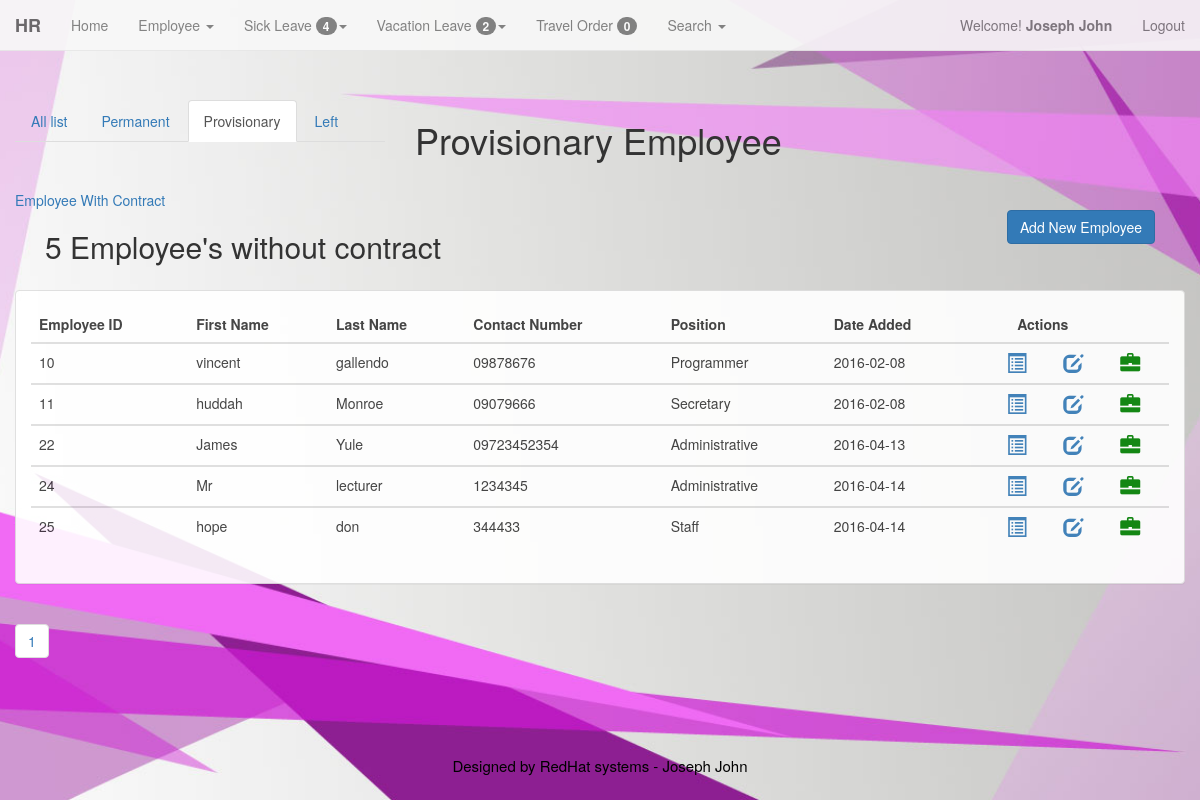
The app's page /admin/emp_provi_no_contract.php (signed in) with its own data.
### tables this page shows
CREATE TABLE IF NOT EXISTS `members` (
  `id` int(11) NOT NULL AUTO_INCREMENT,
  `username` varchar(200) NOT NULL,
  `password` varchar(200) NOT NULL,
  `FirstName` varchar(200) NOT NULL,
  `LastName` varchar(200) NOT NULL,
  `LEVEL` int(1) NOT NULL,
  PRIMARY KEY (`id`)
);

CREATE TABLE IF NOT EXISTS `employee` (
  `emp_id` int(100) NOT NULL AUTO_INCREMENT,
  `id_emp` varchar(128) NOT NULL,
  `emp_fname` varchar(128) NOT NULL,
  `emp_lname` varchar(128) NOT NULL,
  `emp_mname` varchar(128) NOT NULL,
  `emp_bday` varchar(128) NOT NULL,
  `emp_age` int(11) NOT NULL,
  `emp_gen` varchar(128) NOT NULL,
  `emp_add` varchar(128) NOT NULL,
  `emp_stat` varchar(128) NOT NULL,
  `emp_cont` varchar(11) NOT NULL,
  `sss` int(10) NOT NULL,
  `pagibig` int(12) NOT NULL,
  `philhealth` int(12) NOT NULL,
  `tin` varchar(13) NOT NULL,
  `email` varchar(128) NOT NULL,
  `emp_pos` varchar(128) NOT NULL,
  `id_pos` int(11) NOT NULL,
  `id_dept` int(11) NOT NULL,
  `addedby` varchar(128) NOT NULL,
  `emp_date` date NOT NULL,
  `stat` int(2) NOT NULL,
  PRIMARY KEY (`emp_id`)
);

### admin/emp_provi_no_contract.php (the view, shortened to what this page needs)
<?php
	include ('menu.php');
?>
<div class="container-fluid">
				<div class = "row" style ="margin-top:50px">
					<div class = "col-md-4">
						<ul class="nav nav-tabs">
							<li role="presentation"><a href="emp_list.php">All list</a></li>
							<li role="presentation"><a href="emp_perma.php">Permanent</a></li>
							<li role="presentation"  class="active"><a href="emp_provi.php">Provisionary</a></li>
							<li role="presentation"><a href="emp_left.php">Left</a></li>
						</ul>
					</div>
					<div class ="col-md-4">
						<h1>Provisionary Employee</h1>
					</div>
				</div>
			<br>
			<div class="row">
					<div class="col-md-4">
						<a href="emp_provi.php">Employee With Contract</a>
					</div>
			</div>
		<div class="col-md-12">
			<div class = "col-md-10">
					<?php
						if (isset($_GET["page"]))
											{
												$page = $_GET["page"];
											} else {
												$page=1;
											};
											$endlimit = 10;
											$start_from = ($page-1) * $endlimit;
						$welcome_view = "SELECT * FROM employee, ldays WHERE emp_id NOT IN (SELECT emp_id FROM contract WHERE contract.emp_id = employee.emp_id)
							AND employee.id_pos = ldays.id_pos
							AND ldays.id_pos = '2'
							AND employee.stat='1'";
						$welcome_viewed = mysql_query($welcome_view);
						$num_rows = mysql_num_rows($welcome_viewed);
								if($num_rows == 1){
								echo "<h2> $num_rows Employee without contract</h2>";}
								else
								echo "<h2> $num_rows Employee's without contract </h2>";
					?>
		</div>
		<div class="col-md-2">
			<p class="text-right"><a href = "add_emp.php"><button type="button" class="btn btn-primary" data-toggle="tooltip" data-placement="top" title="Add Employee">Add New Employee</button></a></p>
		</div>
	</div>
<div class="container-fluid" style="margin-top:80px;">
	<div class = "row">
		<div class="panel panel-default">
			<div class="panel-body">
				<div class="table-responsive">
					<?php
						$sql="SELECT * FROM employee, ldays WHERE emp_id NOT IN (SELECT emp_id FROM contract WHERE contract.emp_id = employee.emp_id)
							AND employee.id_pos = ldays.id_pos
							AND ldays.id_pos = '2'
							AND employee.stat='1' order by emp_date LIMIT $start_from, $endlimit";
						$qry=mysql_query($sql);
					?>
							<table class="table table-hover" id = "table">
									<thead>
										<tr>
											<th>Employee ID</th>
											<th>First Name</th>
											<th>Last Name</th>
											<th>Contact Number</th>
											<th>Position</th>
											<th>Date Added</th>
											<th colspan=3 style="text-align:center">Actions</th>
										</tr>
									</thead>
						<?php
						while($rec=mysql_fetch_array($qry))
						{
						?>
						<tr>
							<tbody>
									<td>
										<?php echo $rec['emp_id'] ?>
									</td>
									<td>
										<?php echo $rec['emp_fname'] ?>
									</td>
									<td>
										<?php echo $rec['emp_lname'] ?>
									</td>
									<td>
										<?php echo $rec['emp_cont'] ?>
									</td>
									<td>
										<?php echo $rec['emp_pos']?>
									</td>
									<td>
										<?php echo $rec['emp_date']?>
									</td>
									<td>
									<td>
										<a href='emp_profile.php?id=<?php echo $rec['emp_id']?>' data-toggle="tooltip" data-placement="top" title="Profile"><span class="glyphicon glyphicon-list-alt" style="font-size:20px"></span></a>
									</td>
									<td>
										<a href='edit_emp.php?id=<?php echo $rec['emp_id']?>' data-toggle="tooltip" data-placement="top" title="Edit Information"><span class="glyphicon glyphicon-edit" style="font-size:20px"></span></a>
									</td>
									<td>
										<a href ="cont_add.php?id=<?php echo $rec['emp_id'];?>" data-toggle="tooltip" data-placement="top" title="Add Contract"><span class="glyphicon glyphicon-briefcase" style="font-size:20px;color:green"></span></a>
									</td>
					<?php
						}
					?>
							</tbody>
						</tr>
					</table>
				</div>
			</div>
		</div>
	</div>
</div>
<?php
		$num_rows = mysql_num_rows($welcome_viewed);
		$total_pages = ceil($num_rows / $endlimit);
				for($i=1; $i<=$total_pages; $i++ )
					{
						 echo"<ul class='pagination '> <li>&nbsp<a href = 'emp_list.php?page=".$i."'>".$i."</a></li></ul>";
					}
?>
			</div>
	<?php include('footer.php'); ?>

### admin/menu.php (shortened to what this page needs)
<!DOCTYPE html>
<html lang="en">
  <head>
	<link href="../bootstrap/css/bootstrap.min.css" rel="stylesheet">
  </head>
<body>
<div class="container-fluid">
	<?php
		$id=$_SESSION['id'];
		$result=mysql_query("select * from members where id=$id")or die(mysql_error);
		$row=mysql_fetch_array($result);
		$FirstName=$row['FirstName'];
		$LastName=$row['LastName'];
	?>
					<?php
						$welcome_view = "SELECT * FROM leaves, approve_hr where leaves.hr_approve = approve_hr.hr_approve AND approve_hr.hr_approve = '1'";
						$welcome_viewed = mysql_query($welcome_view);
						$num_rows = mysql_num_rows($welcome_viewed);
					?>
					<?php
						$welcome_view = "SELECT * FROM vacation_log, approve_hr where vacation_log.hr_approve = approve_hr.hr_approve AND approve_hr.hr_approve = '1'";
						$welcome_viewed = mysql_query($welcome_view);
						$num_rows2 = mysql_num_rows($welcome_viewed);
					?>
					<?php
						$welcome_view = "SELECT * FROM travel_ordr where travel_ordr.acctant = '1'";
						$welcome_viewed = mysql_query($welcome_view);
						$num_rows1 = mysql_num_rows($welcome_viewed);
					?>
				<nav class="navbar navbar-default navbar-fixed-top" role="navigation">
				  <div class="container-fluid">
					<div class="navbar-header">
					  <strong><a class="navbar-brand" href="#">HR</a></strong>
					</div>
					<div class="collapse navbar-collapse" id="bs-example-navbar-collapse-1">
					<ul class="nav navbar-nav">
						<li><a href="admin.php?id=<?php echo $row['id'];?>">Home</a></li>
						<li class="dropdown">
							<a href="#" class="dropdown-toggle" data-toggle="dropdown"> Employee <span class="caret"></span></a>
						</li>
						<li class="dropdown">
							<a href="#" class="dropdown-toggle" data-toggle="dropdown"> Sick Leave <span class="badge"> <?php echo $num_rows ?></span><span class="caret"></span></a>
						</li>
						<li class="dropdown">
							<a href="#" class="dropdown-toggle" data-toggle="dropdown"> Vacation Leave <span class="badge"> <?php echo $num_rows2 ?></span><span class="caret"></span></a>
						</li>
						<li><a href="to_view.php?id=<?php echo $row['id'];?>">Travel Order <span class="badge"> <?php echo $num_rows1 ?></span></a></li>
						<li class="dropdown">
							<a href="#" class="dropdown-toggle" data-toggle="dropdown"> Search <span class="caret"></span></a>
						</li>
					</ul>
					<ul class="nav navbar-nav navbar-right">
						<p class="navbar-text">Welcome! <strong><?php echo " ".$FirstName."&nbsp".$LastName." "; ?></strong></p>
							<li><p class="navbar-text"><a href="logout.php" class="navbar-link" title="Log Out">Logout</a></p></li>
					</ul>
					</div>
				  </div>
				</nav>
	</div>
  </body>
</html>

### admin/menu.php (style rules this page uses)
body { margin-top: 50px; margin-bottom: 50px; background: url('../background2.jpg') no-repeat center center fixed; -webkit-background-size: cover; -moz-background-size: cover; -o-background-size: cover; background-size: cover; }
.navbar-default { opacity: .9; }
.panel-default { opacity: .9; }

### records on screen
members: FirstName "Joseph", LastName "John"
employee: emp_id "10", emp_fname "vincent", emp_lname "gallendo", emp_cont "09878676", emp_pos "Programmer", emp_date "2016-02-08"
employee: emp_id "11", emp_fname "huddah", emp_lname "Monroe", emp_cont "09079666", emp_pos "Secretary", emp_date "2016-02-08"
employee: emp_id "22", emp_fname "James", emp_lname "Yule", emp_cont "09723452354", emp_pos "Administrative", emp_date "2016-04-13"
employee: emp_id "24", emp_fname "Mr", emp_lname "lecturer", emp_cont "1234345", emp_pos "Administrative", emp_date "2016-04-14"
employee: emp_id "25", emp_fname "hope", emp_lname "don", emp_cont "344433", emp_pos "Staff", emp_date "2016-04-14"

### other values on screen
$num_rows "4"
$num_rows2 "2"
$num_rows1 "0"
$num_rows "5"
